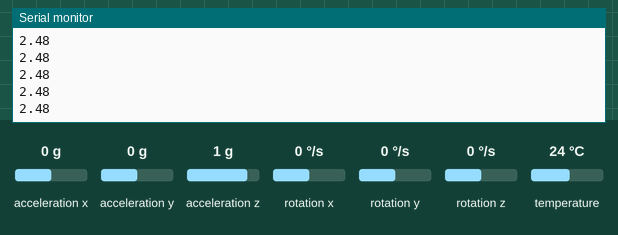
A sketch run on a simulated Arduino Leonardo, built with avr-gcc and run on an emulated ATmega32U4. Parts: the last lines printed to the serial monitor. The test bench sets the inputs (shaded band); at power-on: acceleration x 0 g, acceleration y 0 g, acceleration z 1 g, rotation x 0 °/s, rotation y 0 °/s, rotation z 0 °/s, temperature 24 °C.

Above: at 1.3 s.
1.4 s: acceleration x set to -1.4 g
At 1.9 s:
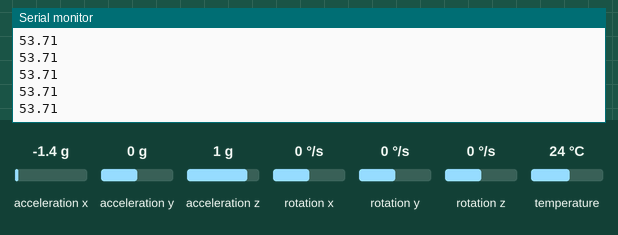
2.9 s: acceleration y set to -1.4 g
At 3.9 s:
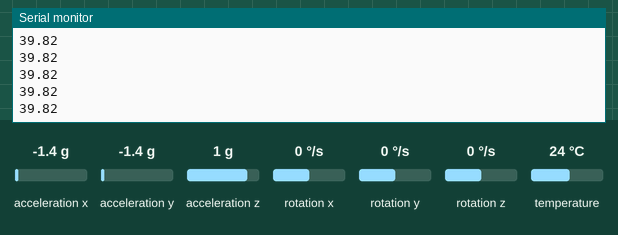
4.4 s: acceleration z set to -1.4 g
At 5.4 s:
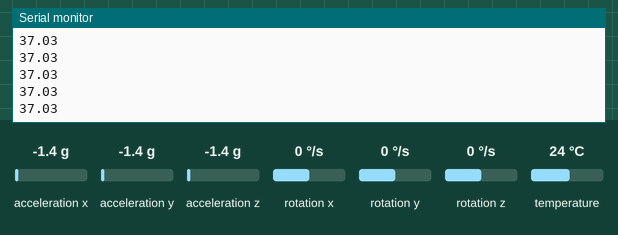
Timing chart, 0 to 7.4 s (numbered marks = the images above; inputs shaded):
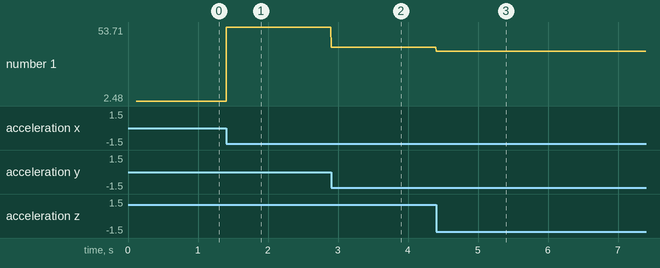

The sketch:

Sensor_control.ino
```cpp
#include <Adafruit_MPU6050.h>
#include <Adafruit_Sensor.h>
#include <Wire.h>

#define pi2 6.283185307

Adafruit_MPU6050 mpu;

//Variables
float vl = 0;
float xl = 0;
float w = 0;
float alpha = 0;
float ub = -1;
float lb = 0;
float ewx, ewz, ea;
float dax = 0, day = 0, daz = 0, count = 0;
float theta_rad = 0;
float ewy_sum = 0, eax_sum = 0, eay_sum = 0, eaz_sum = 0;
float ewy, eax, eay, eaz, t, t1, dt, dt1, kalmangain, trig, theta;
float kalmanunc = sq(20);

void setup(void) {
  Serial.begin(115200);
  while (!Serial)
    delay(10); // will pause Zero, Leonardo, etc until serial console opens

  Serial.println("Adafruit MPU6050 test!");

  // Try to initialize!
  if (!mpu.begin()) {
    Serial.println("Failed to find MPU6050 chip");
    while (1) {
      delay(10);
    }
  }
  Serial.println("MPU6050 Found!");

  mpu.setAccelerometerRange(MPU6050_RANGE_8_G);
  //Serial.print("Accelerometer range set to: ");
  switch (mpu.getAccelerometerRange()) {
  case MPU6050_RANGE_2_G:
    Serial.println("+-2G");
    break;
  case MPU6050_RANGE_4_G:
    Serial.println("+-4G");
    break;
  case MPU6050_RANGE_8_G:
    Serial.println("+-8G");
    break;
  case MPU6050_RANGE_16_G:
    Serial.println("+-16G");
    break;
  }

  mpu.setGyroRange(MPU6050_RANGE_500_DEG);
  //Serial.print("Gyro range set to: ");
  switch (mpu.getGyroRange()) {
  case MPU6050_RANGE_250_DEG:
    Serial.println("+- 250 deg/s");
    break;
  case MPU6050_RANGE_500_DEG:
    Serial.println("+- 500 deg/s");
    break;
  case MPU6050_RANGE_1000_DEG:
    Serial.println("+- 1000 deg/s");
    break;
  case MPU6050_RANGE_2000_DEG:
    Serial.println("+- 2000 deg/s");
    break;
  }

  mpu.setFilterBandwidth(MPU6050_BAND_5_HZ);
  //Serial.print("Filter bandwidth set to: ");
  switch (mpu.getFilterBandwidth()) {
  case MPU6050_BAND_260_HZ:
    Serial.println("260 Hz");
    break;
  case MPU6050_BAND_184_HZ:
    Serial.println("184 Hz");
    break;
  case MPU6050_BAND_94_HZ:
    Serial.println("94 Hz");
    break;
  case MPU6050_BAND_44_HZ:
    Serial.println("44 Hz");
    break;
  case MPU6050_BAND_21_HZ:
    Serial.println("21 Hz");
    break;
  case MPU6050_BAND_10_HZ:
    Serial.println("10 Hz");
    break;
  case MPU6050_BAND_5_HZ:
    Serial.println("5 Hz");
    break;
  }

  Serial.println("");
  delay(100);
  t1 = micros() / 1e6;
}

void loop() {
  sensors_event_t a, g, temp;
  mpu.getEvent(&a, &g, &temp);

  /*if ((a.acceleration.x >= lb) && (a.acceleration.x <= ub)) {
    //Serial.println("Stationary.");
    a.acceleration.x = 0;
  }

  if (vl <= 0.28 && a.acceleration.x == 0) {
    vl = 0;
  }
  if (vl < 0) {
    Serial.print("Backward");
  }
  if (vl > 0) {
    Serial.print("Forward");
  }

  a.acceleration.x = a.acceleration.x - ea;

  if (abs(a.acceleration.x) < 0.14) {
    a.acceleration.x = 0;
  }

  if (abs(g.gyro.z) < 0.01) {
    g.gyro.z = 0;
  }

  vl = vl + a.acceleration.x * 0.001;
  theta = theta + g.gyro.x * 0.001;
  alpha = alpha + g.gyro.z * 0.001;

  if (abs(vl) <= 0.05 && abs(a.acceleration.x) < 0.14) {
    vl = 0;
  }*/

  a.acceleration.x = a.acceleration.x - 0.45;
  a.acceleration.y = a.acceleration.y + 0.28;
  a.acceleration.z = a.acceleration.z + 0.6;
  trig = atan(- a.acceleration.x / sqrt((sq(a.acceleration.y) + sq(a.acceleration.z))));
  kalman(theta_rad, kalmanunc, w, trig);
  theta = (abs(theta) + 1 < 1 && abs(w) < 0.05) ? -1 : theta;
  Serial.println(theta);

}

void calib() {
  Serial.println("Begin calibration.");
  delay(1000);

  int i;
  for (i = 1; i <= 10000; i++) {
    sensors_event_t a, g, temp;
    mpu.getEvent(&a, &g, &temp);
    //Acceleration calibration
    /*if (a.acceleration.x > ub) {
      ub = a.acceleration.x;
    };
    if (a.acceleration.x < lb) {
      lb = a.acceleration.x;
    };*/
    //Angular velocity calibration
    Serial.print("Measured "); Serial.print(i); Serial.println(" setpoints.");
    Serial.print(" ");
    Serial.println(a.acceleration.x);
    daz += (a.acceleration.z - 9.81);
    dax += a.acceleration.x;
    day += a.acceleration.y;
    //ewz_sum = ewz_sum + g.gyro.z;
  };

  daz /= 10000;
  dax /= 10000;
  day /= 10000;
  Serial.print("Calibration complete.");
  Serial.print(dax);
  Serial.print(day);
  Serial.print(daz);
  delay(1000);
}

void kalman(float& theta_rad, float& kalmanunc, float& w, float& trig) {
  t = micros() / 1e6;
  dt = t - t1;
  theta_rad += dt * w;
  kalmanunc += sq(dt) * sq(20);
  t1 = micros() / 1e6;
  kalmangain = kalmanunc / (kalmanunc + sq(1));
  theta_rad += kalmangain * (trig - theta_rad);
  theta = trig * 360 / pi2;
  kalmanunc *= (1 - kalmangain);
}
```

Measured:
- after the input at 1.4 s, the serial monitor: prints a new line at once (image 1)
- after the input at 2.9 s, the serial monitor: prints a new line at once (image 2)
- after the input at 4.4 s, the serial monitor: prints a new line at once (image 3)
- plotted number 1: 2.48 → 53.71 after the input at 1.4 s, 53.71 → 39.82 after the input at 2.9 s, 39.82 → 37.03 after the input at 4.4 s
